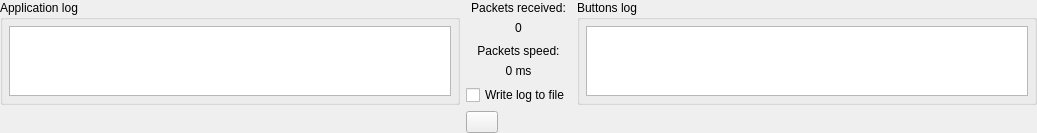
<?xml version="1.0" encoding="UTF-8"?>
<ui version="4.0">
 <class>DebugWindow</class>
 <widget class="QWidget" name="DebugWindow">
  <property name="geometry">
   <rect>
    <x>0</x>
    <y>0</y>
    <width>1037</width>
    <height>98</height>
   </rect>
  </property>
  <property name="windowTitle">
   <string>Debug</string>
  </property>
  <layout class="QGridLayout" name="gridLayout" columnstretch="1,0,1">
   <property name="leftMargin">
    <number>0</number>
   </property>
   <property name="topMargin">
    <number>0</number>
   </property>
   <property name="rightMargin">
    <number>0</number>
   </property>
   <property name="bottomMargin">
    <number>0</number>
   </property>
   <item row="2" column="1">
    <widget class="QLabel" name="text_PacketsSpeed">
     <property name="toolTip">
      <string>Debug packets speed within 5 seconds</string>
     </property>
     <property name="text">
      <string>Packets speed:</string>
     </property>
     <property name="alignment">
      <set>Qt::AlignBottom|Qt::AlignHCenter</set>
     </property>
    </widget>
   </item>
   <item row="0" column="0" rowspan="5">
    <widget class="QGroupBox" name="groupBox">
     <property name="title">
      <string>Application log</string>
     </property>
     <layout class="QHBoxLayout" name="horizontalLayout">
      <property name="leftMargin">
       <number>6</number>
      </property>
      <property name="topMargin">
       <number>6</number>
      </property>
      <property name="rightMargin">
       <number>6</number>
      </property>
      <property name="bottomMargin">
       <number>6</number>
      </property>
      <item>
       <widget class="QTextBrowser" name="textBrowser_DebugMsg">
        <property name="sizePolicy">
         <sizepolicy hsizetype="Expanding" vsizetype="Preferred">
          <horstretch>0</horstretch>
          <verstretch>0</verstretch>
         </sizepolicy>
        </property>
       </widget>
      </item>
     </layout>
    </widget>
   </item>
   <item row="1" column="1">
    <widget class="QLabel" name="label_PacketsCount">
     <property name="text">
      <string>0</string>
     </property>
     <property name="alignment">
      <set>Qt::AlignHCenter|Qt::AlignTop</set>
     </property>
    </widget>
   </item>
   <item row="4" column="1">
    <widget class="QCheckBox" name="checkBox_WriteLog">
     <property name="text">
      <string>Write log to file</string>
     </property>
    </widget>
   </item>
   <item row="5" column="1">
    <widget class="QPushButton" name="pushButton_LogMarker">
     <property name="toolTip">
      <string>Write a timestamped marker line to the log so you can find this moment quickly when reviewing later</string>
     </property>
     <property name="text">
      <string/>
     </property>
     <property name="icon">
      <iconset resource="../resources.qrc">
       <normaloff>:/Images/icons/lucide/bookmark.svg</normaloff>:/Images/icons/lucide/bookmark.svg</iconset>
     </property>
     <property name="iconSize">
      <size>
       <width>18</width>
       <height>18</height>
      </size>
     </property>
     <property name="maximumSize">
      <size>
       <width>32</width>
       <height>28</height>
      </size>
     </property>
    </widget>
   </item>
   <item row="3" column="1">
    <widget class="QLabel" name="label_PacketsSpeed">
     <property name="toolTip">
      <string>within 5 seconds</string>
     </property>
     <property name="text">
      <string>0 ms</string>
     </property>
     <property name="alignment">
      <set>Qt::AlignHCenter|Qt::AlignTop</set>
     </property>
    </widget>
   </item>
   <item row="0" column="1">
    <widget class="QLabel" name="text_PacketsCount">
     <property name="text">
      <string>Packets received:</string>
     </property>
     <property name="alignment">
      <set>Qt::AlignBottom|Qt::AlignHCenter</set>
     </property>
    </widget>
   </item>
   <item row="0" column="2" rowspan="5">
    <widget class="QGroupBox" name="groupBox_2">
     <property name="title">
      <string>Buttons log</string>
     </property>
     <layout class="QHBoxLayout" name="horizontalLayout_2">
      <property name="leftMargin">
       <number>6</number>
      </property>
      <property name="topMargin">
       <number>6</number>
      </property>
      <property name="rightMargin">
       <number>6</number>
      </property>
      <property name="bottomMargin">
       <number>6</number>
      </property>
      <item>
       <widget class="QTextBrowser" name="textBrowser_ButtonsLog">
        <property name="sizePolicy">
         <sizepolicy hsizetype="Expanding" vsizetype="Preferred">
          <horstretch>0</horstretch>
          <verstretch>0</verstretch>
         </sizepolicy>
        </property>
       </widget>
      </item>
     </layout>
    </widget>
   </item>
  </layout>
 </widget>
 <resources>
  <include location="../resources.qrc"/>
 </resources>
 <connections/>
</ui>
